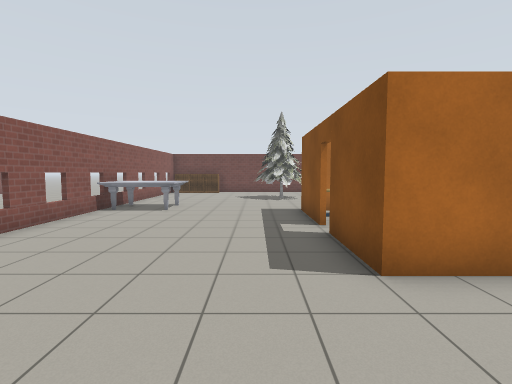
view 1 (above)

23 first-person views from a walk through a world built for the Gazebo simulator. The camera is 1.3 m above the floor, tilts 4° down and sees 85° across. The lines on the ground mark 1 m squares. The floor is counted in squares, 1 m on a side. Each view is taken from the middle of a square. On the plan, view 1 faces up. The plan holds only what a view shows up to about 13 squares ahead; the rest is blank. Gazebo's built-in surfaces are drawn with simple patterns.

view 2
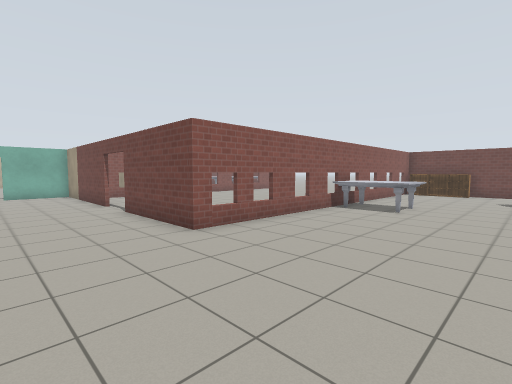

view 3
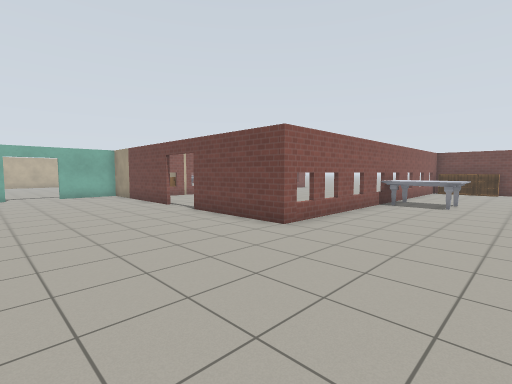

view 4
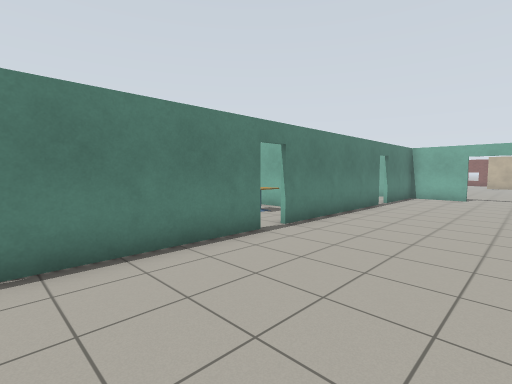

view 5
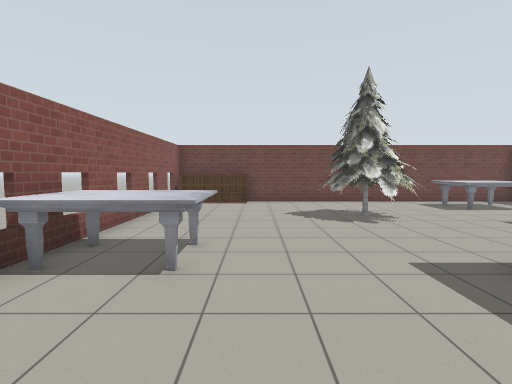

view 6
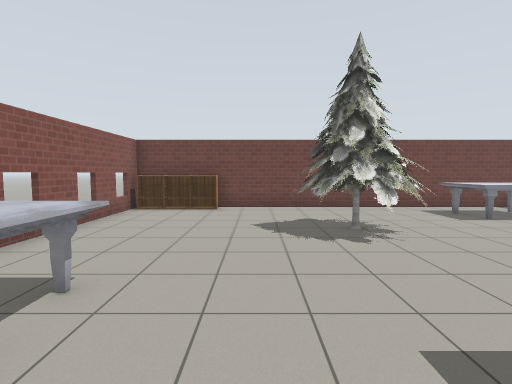

view 7
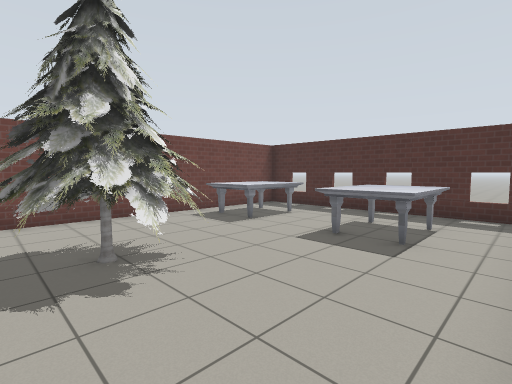

view 8
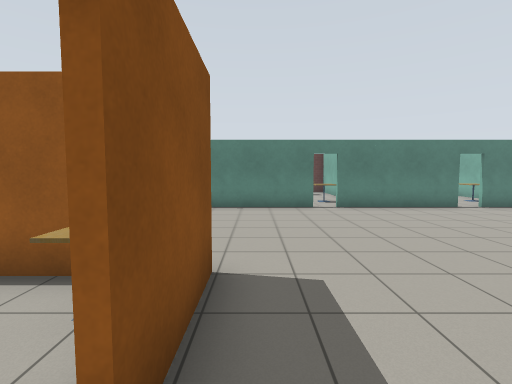

view 9
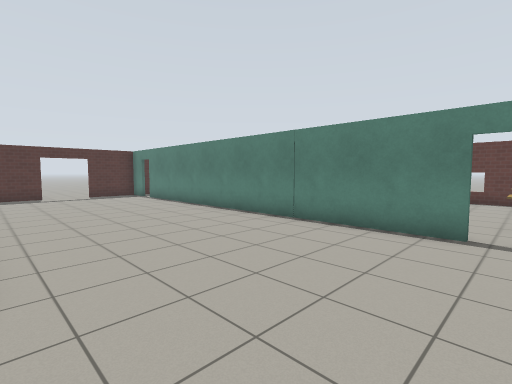

view 10
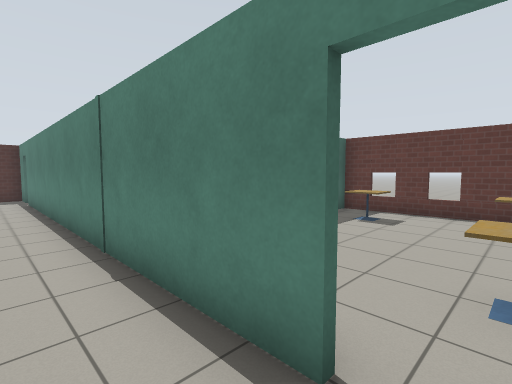

view 11
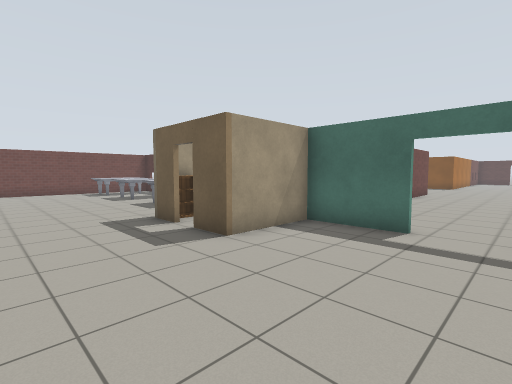

view 12
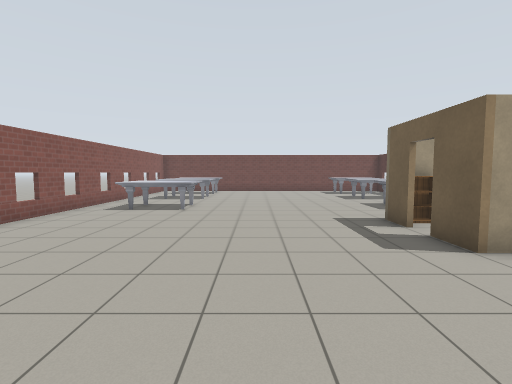

view 13
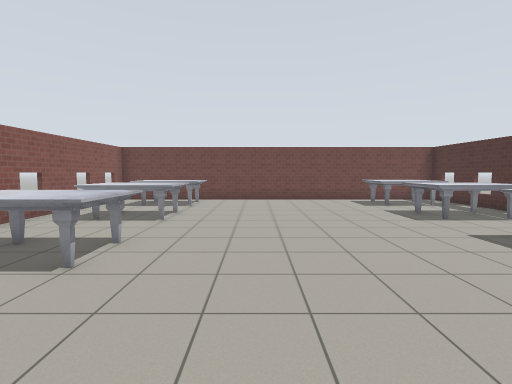

view 14
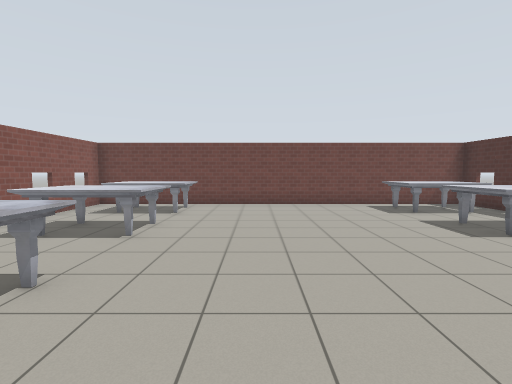

view 15
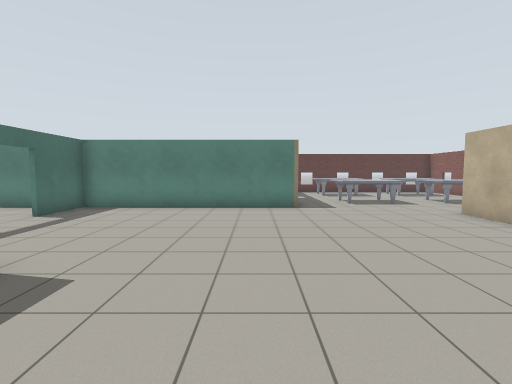

view 16
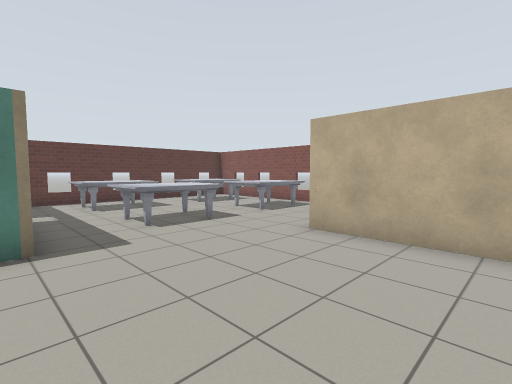

view 17
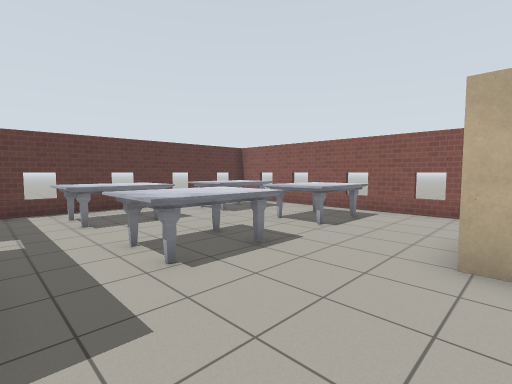

view 18
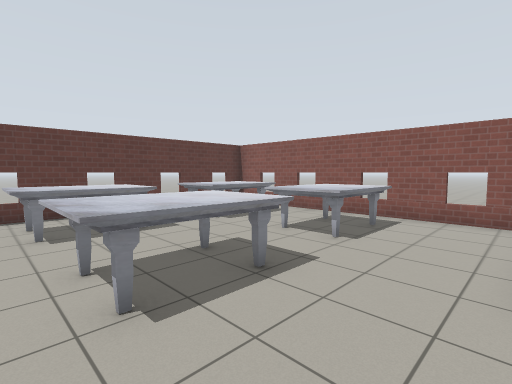

view 19
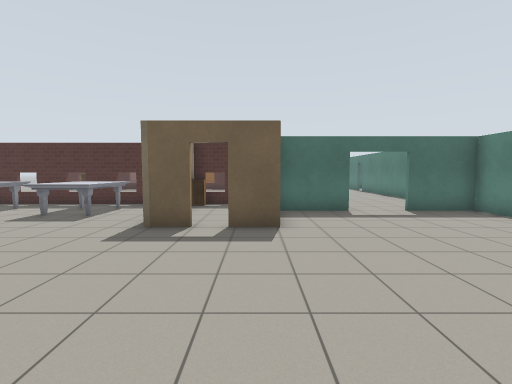

view 20
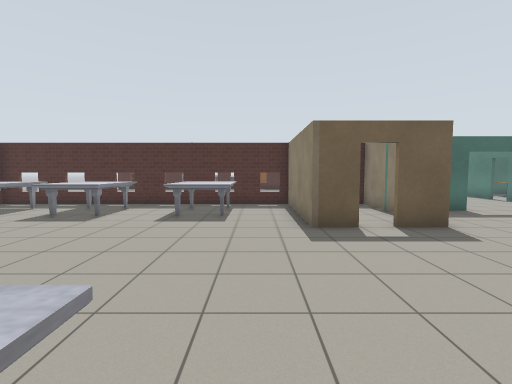

view 21
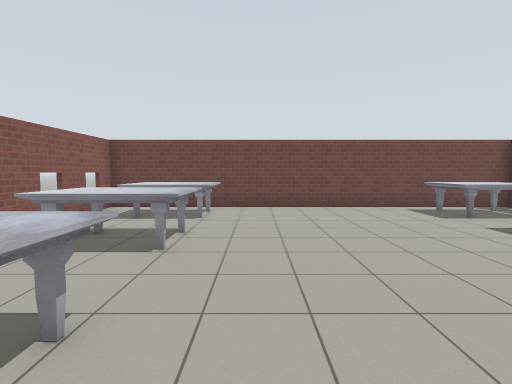

view 22
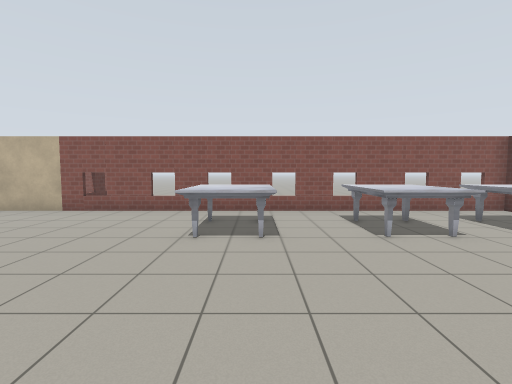

view 23
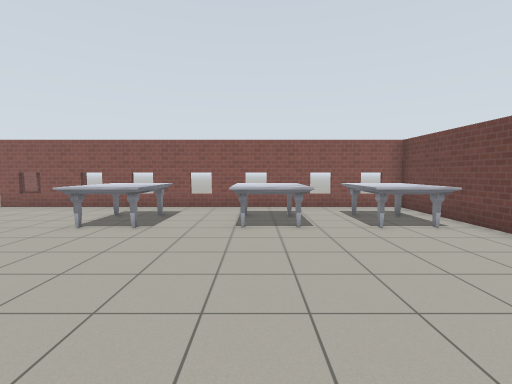

### Floor plan
Points are (right, up) in squares from view 1. A wall is a line through its corners. A room is listed if a view was taken in it or the views show most of it. See-through windows are left out.
Room 1 (views 1, 2, 3, 4, 5, 6, 7, 8, 9, 10)
walls: (1.6, 6.8) (1.6, 7.5); (1.6, 5.4) (1.6, 6); (-5.4, 9.9) (-5.4, 3.4) (-9.6, 3.4); (-1.3, -3.4) (12.4, -3.4); (9.4, 10.4) (9.4, 18.4) (-3.8, 18.4); (-11.5, 3.4) (-15, 3.4); (-5.4, 17.4) (-5.4, 11.4); (-6.6, -3.4) (-2, -3.4); (-13.5, -3.4) (-7.4, -3.4); (14.4, 0.9) (14.4, 2.4); (13.2, -3.4) (14.4, -3.4); (-17.4, -1.1) (-17.4, -2.1); (-16.1, -3.4) (-14.3, -3.4)
ways out: open door at (-17.5, -0.5) to room 2; open door at (-14, -3.5); open door at (-10.5, 3.5); open door at (-7, -3.5); open door at (-1.5, -3.5); open door at (2, 6.5); open door at (13, -3.5)
objects: marble table (-5, 10) to (-3, 11); bookshelf (-5, 18); bookshelf (-4, 18); bookshelf (-3, 18); pine tree (0, 13) to (3, 16); cafe table (2, 4) to (3, 5); other object (2, 8) to (3, 9); marble table (5, 12) to (7, 13); marble table (5, 16) to (8, 17)
Room 2 (views 11, 12, 13, 14, 15, 16, 17, 18, 19, 20, 21, 22, 23)
walls: (-20.5, 6.7) (-15.8, 6.7); (-25.6, -3.4) (-17.6, -3.4) (-17.6, -1.1); (-17.6, 0.7) (-17.6, 3.4) (-20.4, 3.4) (-20.4, 4.8); (-15.6, 7.1) (-15.6, 18.4) (-30.4, 18.4) (-30.4, -0.5); (-35.4, -2.2) (-35.4, -11.4) (-26.4, -11.4)
ways out: open door at (-17.5, -0.5) to room 1; open door at (-20, 5) to room 3; open door at (-33, -2); open door at (-25.5, -8)
objects: marble table (-34, -10) to (-32, -8); marble table (-34, -6) to (-32, -5); marble table (-30, -10) to (-28, -9); marble table (-30, -6) to (-28, -5); marble table (-29, 9) to (-26, 10); marble table (-29, 13) to (-26, 14); marble table (-29, 16) to (-26, 17); bookshelf (-20, 6); marble table (-19, 9) to (-17, 10); marble table (-19, 13) to (-17, 14); marble table (-19, 16) to (-17, 17)
Room 3 (no view inside)
walls: (-19.1, 6.5) (-19.8, 6.5); (-18.1, 3.6) (-15.6, 3.6) (-15.6, 7.1); (-15.5, 6.5) (-16.1, 6.5)
ways out: open door at (-20, 5) to room 2
objects: cabinet (-16, 6)

Positions as (right, up) in squares from view 1, and headings:
1: (0, 0), facing up
2: (0, 0), facing up-left
3: (-1, -2), facing up-left
4: (-2, 1), facing down-left
5: (-2, 6), facing up
6: (-1, 8), facing up
7: (0, 10), facing up-right
8: (1, 7), facing down
9: (-2, 3), facing down-right
10: (-2, -2), facing down-right
11: (-24, -1), facing up-right
12: (-24, -1), facing up
13: (-24, 5), facing up
14: (-24, 7), facing up
15: (-24, 7), facing down
16: (-25, 2), facing down-left
17: (-26, -1), facing down-left
18: (-27, -2), facing down-left
19: (-27, 4), facing right
20: (-27, 8), facing right
21: (-25, 8), facing up
22: (-21, 10), facing left
23: (-20, 13), facing left
